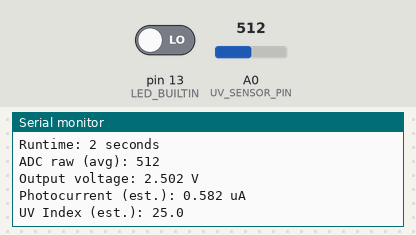
Bench run of a sketch on a simulated Arduino Uno, built with avr-gcc and run on an emulated ATmega328P. On the bench: the last lines printed to the serial monitor. Inputs (shaded band) come from the test bench; at power-on: A0 (UV_SENSOR_PIN) = 512, pin 13 (LED_BUILTIN) LOW.

Above: at 2.5 s.
2.6 s: A0 (UV_SENSOR_PIN) set to 122
At 3.2 s:
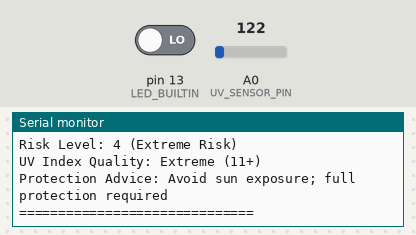
5.0 s: A0 (UV_SENSOR_PIN) set to 0
At 6.0 s:
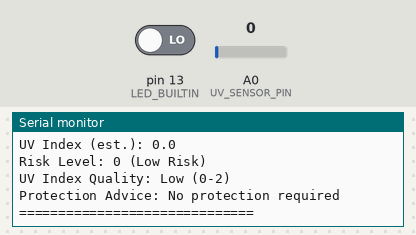
Timing chart, 0 to 8.0 s (numbered marks = the images above; inputs shaded):
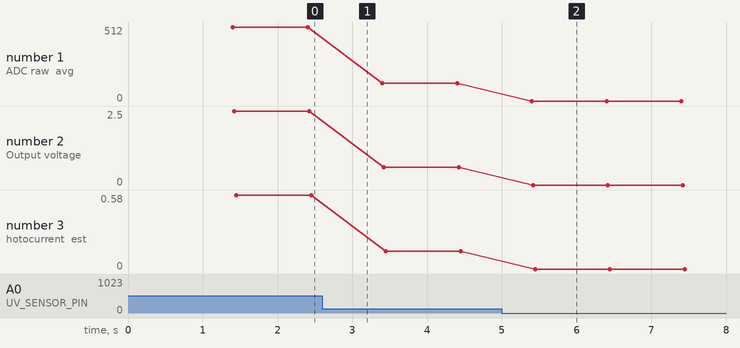

The sketch:

guva_s12sd_test.ino
```cpp
/*
 * Adafruit GUVA-S12SD Analog UV Sensor Test
 *
 * This program tests the Adafruit Analog UV Light Sensor Breakout (GUVA-S12SD)
 * and displays raw ADC value, output voltage, estimated UV index, and risk level.
 *
 * NOT for DFRobot Gravity UV Index Sensor (SEN0636) — use uv_index_test.ino for that.
 * The DFRobot sensor uses I2C and a different library; it will NOT work on pin A0.
 *
 * Hardware:
 * - Adafruit Analog UV Light Sensor Breakout - GUVA-S12SD (Product ID 1918)
 * - Arduino Uno/Nano
 *
 * Connections:
 * - VCC (3Vo on breakout) -> 3.3V or 5V (sensor supports 2.7-5.5V)
 * - GND -> GND
 * - OUT -> A0 (analog input)
 *
 * No external library required — the sensor provides an analog voltage output.
 *
 * Conversion (per Adafruit datasheet):
 * - Output voltage Vo = 4.3 * photocurrent (uA)
 * - UV Index ≈ Vo / 0.1 V  (e.g. 0.5 V -> UV Index 5)
 *
 * Note: Meaningful measurements require real UV exposure (sunlight).
 * Standard 400 nm UV LEDs are outside the sensor range and won't work for testing.
 * Use sunlight or a UV tanning / reptile lamp instead.
 *
 * Calibration: Individual modules may deviate. Compare readings with a local
 * weather station and adjust UV_INDEX_MV_PER_UNIT if needed (default: 100 mV per UV index step).
 */

// --- Configuration ---
const uint8_t UV_SENSOR_PIN = A0;
const float ADC_REF_V = 5.0;              // Uno/Nano default when Vref = AVcc (5V)
const uint16_t ADC_MAX = 1023;            // 10-bit ADC on ATmega328P
const float OPAMP_GAIN_V_PER_UA = 4.3;    // Vo = 4.3 * I(uA)
const float UV_INDEX_MV_PER_UNIT = 100.0; // 0.1 V per UV index step

const uint8_t SAMPLE_COUNT = 10;          // Samples averaged per reading
const unsigned long MEASUREMENT_INTERVAL = 1000; // ms

unsigned long lastMeasurement = 0;
unsigned long startTime = 0;

void setup() {
  Serial.begin(9600);
  while (!Serial) {
    ;
  }

  Serial.println(F("Adafruit GUVA-S12SD UV Sensor Test"));
  Serial.println(F("=================================="));

  printSensorInfo();

  startTime = millis();
  Serial.println(F("Sensor ready for measurements"));
  Serial.println(F("Expose the sensor to sunlight or a UV source"));
  Serial.println();

  delay(1000);
}

void loop() {
  if (millis() - lastMeasurement < MEASUREMENT_INTERVAL) {
    return;
  }
  lastMeasurement = millis();

  uint16_t rawAdc = readAveragedAdc(UV_SENSOR_PIN, SAMPLE_COUNT);
  float voltage = adcToVoltage(rawAdc);
  float photocurrentUa = voltage / OPAMP_GAIN_V_PER_UA;
  float uvIndex = voltageToUvIndex(voltage);
  uint16_t riskLevel = uvIndexToRiskLevel(uvIndex);
  unsigned long runtime = (millis() - startTime) / 1000;

  Serial.println(F("=== GUVA-S12SD Measurement ==="));
  Serial.print(F("Timestamp: "));
  Serial.print(millis());
  Serial.println(F(" ms"));

  Serial.print(F("Runtime: "));
  Serial.print(runtime);
  Serial.println(F(" seconds"));

  Serial.print(F("ADC raw (avg): "));
  Serial.println(rawAdc);

  Serial.print(F("Output voltage: "));
  Serial.print(voltage, 3);
  Serial.println(F(" V"));

  Serial.print(F("Photocurrent (est.): "));
  Serial.print(photocurrentUa, 3);
  Serial.println(F(" uA"));

  Serial.print(F("UV Index (est.): "));
  Serial.println(uvIndex, 1);

  Serial.print(F("Risk Level: "));
  Serial.print(riskLevel);
  Serial.print(F(" ("));
  Serial.print(getRiskLevelText(riskLevel));
  Serial.println(F(")"));

  Serial.print(F("UV Index Quality: "));
  Serial.println(getUvIndexQuality((uint16_t)uvIndex));

  Serial.print(F("Protection Advice: "));
  Serial.println(getProtectionAdvice((uint16_t)uvIndex));

  Serial.println(F("=============================="));
  Serial.println();

  digitalWrite(LED_BUILTIN, !digitalRead(LED_BUILTIN));
}

uint16_t readAveragedAdc(uint8_t pin, uint8_t samples) {
  uint32_t sum = 0;
  for (uint8_t i = 0; i < samples; i++) {
    sum += analogRead(pin);
    delay(2);
  }
  return (uint16_t)(sum / samples);
}

float adcToVoltage(uint16_t rawAdc) {
  return (rawAdc * ADC_REF_V) / ADC_MAX;
}

float voltageToUvIndex(float voltage) {
  if (voltage <= 0.0) {
    return 0.0;
  }
  return (voltage * 1000.0) / UV_INDEX_MV_PER_UNIT;
}

uint16_t uvIndexToRiskLevel(float uvIndex) {
  if (uvIndex < 3.0) {
    return 0;
  }
  if (uvIndex < 6.0) {
    return 1;
  }
  if (uvIndex < 8.0) {
    return 2;
  }
  if (uvIndex < 11.0) {
    return 3;
  }
  return 4;
}

const __FlashStringHelper *getRiskLevelText(uint16_t level) {
  switch (level) {
    case 0:
      return F("Low Risk");
    case 1:
      return F("Moderate Risk");
    case 2:
      return F("High Risk");
    case 3:
      return F("Very High Risk");
    case 4:
      return F("Extreme Risk");
    default:
      return F("Unknown");
  }
}

const __FlashStringHelper *getUvIndexQuality(uint16_t uvIndex) {
  if (uvIndex <= 2) {
    return F("Low (0-2)");
  } else if (uvIndex <= 5) {
    return F("Moderate (3-5)");
  } else if (uvIndex <= 7) {
    return F("High (6-7)");
  } else if (uvIndex <= 10) {
    return F("Very High (8-10)");
  }
  return F("Extreme (11+)");
}

const __FlashStringHelper *getProtectionAdvice(uint16_t uvIndex) {
  if (uvIndex <= 2) {
    return F("No protection required");
  } else if (uvIndex <= 5) {
    return F("Wear sunglasses; use sunscreen if outside for extended periods");
  } else if (uvIndex <= 7) {
    return F("Reduce sun exposure between 10am and 4pm; wear protection");
  } else if (uvIndex <= 10) {
    return F("Minimize sun exposure; extra protection required");
  }
  return F("Avoid sun exposure; full protection required");
}

void printSensorInfo() {
  Serial.println(F("=== GUVA-S12SD Sensor Information ==="));
  Serial.print(F("Analog pin: A"));
  Serial.println(UV_SENSOR_PIN - A0);
  Serial.print(F("ADC reference: "));
  Serial.print(ADC_REF_V, 1);
  Serial.println(F(" V"));
  Serial.println(F("Wavelength range: 240-370 nm (UVA, UVB, partial UVC)"));
  Serial.println(F("Communication: Analog voltage output"));
  Serial.println(F("====================================="));
}
```

Measured:
- after the input at 5.0 s, the serial monitor: prints a new line after 0.40 s (image 2)
- plotted number 1: 512 → 122 after the input at 2.6 s, 122 → 0 after the input at 5.0 s
- plotted number 2: 2.5 → 0.6 after the input at 2.6 s, 0.6 → 0 after the input at 5.0 s
- plotted number 3: 0.58 → 0.14 after the input at 2.6 s, 0.14 → 0 after the input at 5.0 s
